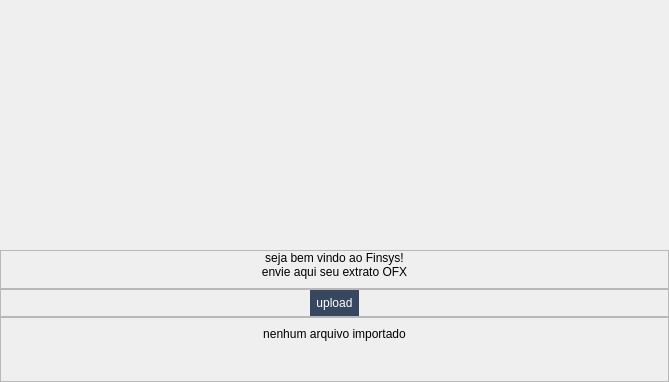
        <widget class="QWidget" name="pageInicio">
         <layout class="QVBoxLayout" name="verticalLayout_3" stretch="1">
          <property name="leftMargin">
           <number>0</number>
          </property>
          <property name="topMargin">
           <number>0</number>
          </property>
          <property name="rightMargin">
           <number>0</number>
          </property>
          <property name="bottomMargin">
           <number>0</number>
          </property>
          <item>
           <layout class="QVBoxLayout" name="verticalLayout_26" stretch="0,0,0,0">
            <property name="spacing">
             <number>0</number>
            </property>
            <item>
             <spacer name="verticalSpacer_3">
              <property name="orientation">
               <enum>Qt::Orientation::Vertical</enum>
              </property>
              <property name="sizeType">
               <enum>QSizePolicy::Policy::Expanding</enum>
              </property>
              <property name="sizeHint" stdset="0">
               <size>
                <width>20</width>
                <height>250</height>
               </size>
              </property>
             </spacer>
            </item>
            <item>
             <widget class="QFrame" name="frameBemVindo">
              <property name="frameShape">
               <enum>QFrame::Shape::StyledPanel</enum>
              </property>
              <property name="frameShadow">
               <enum>QFrame::Shadow::Raised</enum>
              </property>
              <layout class="QVBoxLayout" name="verticalLayout_27">
               <property name="spacing">
                <number>0</number>
               </property>
               <property name="topMargin">
                <number>0</number>
               </property>
               <item>
                <widget class="QLabel" name="tit_sejabem_home">
                 <property name="styleSheet">
                  <string notr="true">font: 700 26pt &quot;Montserrat&quot;;</string>
                 </property>
                 <property name="text">
                  <string>seja bem vindo ao Finsys!</string>
                 </property>
                 <property name="alignment">
                  <set>Qt::AlignmentFlag::AlignBottom|Qt::AlignmentFlag::AlignHCenter</set>
                 </property>
                </widget>
               </item>
               <item>
                <widget class="QLabel" name="tit_envie_home">
                 <property name="styleSheet">
                  <string notr="true">font: 500 12pt &quot;Montserrat&quot;;</string>
                 </property>
                 <property name="text">
                  <string>envie aqui seu extrato OFX</string>
                 </property>
                 <property name="alignment">
                  <set>Qt::AlignmentFlag::AlignBottom|Qt::AlignmentFlag::AlignHCenter</set>
                 </property>
                </widget>
               </item>
              </layout>
             </widget>
            </item>
            <item>
             <widget class="QFrame" name="frameBtn_home">
              <property name="frameShape">
               <enum>QFrame::Shape::StyledPanel</enum>
              </property>
              <property name="frameShadow">
               <enum>QFrame::Shadow::Raised</enum>
              </property>
              <layout class="QHBoxLayout" name="horizontalLayout_6">
               <property name="topMargin">
                <number>0</number>
               </property>
               <property name="bottomMargin">
                <number>0</number>
               </property>
               <item>
                <spacer name="horizontalSpacer">
                 <property name="orientation">
                  <enum>Qt::Orientation::Horizontal</enum>
                 </property>
                 <property name="sizeType">
                  <enum>QSizePolicy::Policy::Maximum</enum>
                 </property>
                 <property name="sizeHint" stdset="0">
                  <size>
                   <width>300</width>
                   <height>20</height>
                  </size>
                 </property>
                </spacer>
               </item>
               <item>
                <widget class="QPushButton" name="btn_upload_home">
                 <property name="maximumSize">
                  <size>
                   <width>500</width>
                   <height>16777215</height>
                  </size>
                 </property>
                 <property name="cursor">
                  <cursorShape>PointingHandCursor</cursorShape>
                 </property>
                 <property name="styleSheet">
                  <string notr="true">QPushButton {
	font: 700 18pt &quot;Montserrat&quot;;
    outline: none;
	background-color: rgb(54, 71, 95);
    color: white;
    border: none;
    padding: 6px;
    text-align: center;
    border-radius: 20px;
}

QPushButton:hover {
    background-color: #374151;
}</string>
                 </property>
                 <property name="text">
                  <string>upload</string>
                 </property>
                 <property name="icon">
                  <iconset resource="../recursos.qrc">
                   <normaloff>:/assets/upload.svg</normaloff>:/assets/upload.svg</iconset>
                 </property>
                 <property name="iconSize">
                  <size>
                   <width>20</width>
                   <height>20</height>
                  </size>
                 </property>
                </widget>
               </item>
               <item>
                <spacer name="horizontalSpacer_2">
                 <property name="orientation">
                  <enum>Qt::Orientation::Horizontal</enum>
                 </property>
                 <property name="sizeType">
                  <enum>QSizePolicy::Policy::Maximum</enum>
                 </property>
                 <property name="sizeHint" stdset="0">
                  <size>
                   <width>300</width>
                   <height>20</height>
                  </size>
                 </property>
                </spacer>
               </item>
              </layout>
             </widget>
            </item>
            <item>
             <widget class="QFrame" name="frameStatus_home">
              <property name="frameShape">
               <enum>QFrame::Shape::StyledPanel</enum>
              </property>
              <property name="frameShadow">
               <enum>QFrame::Shadow::Raised</enum>
              </property>
              <layout class="QVBoxLayout" name="verticalLayout_29">
               <property name="spacing">
                <number>0</number>
               </property>
               <property name="bottomMargin">
                <number>0</number>
               </property>
               <item>
                <widget class="QLabel" name="statusHome">
                 <property name="styleSheet">
                  <string notr="true">font: 500 12pt &quot;Montserrat&quot;;</string>
                 </property>
                 <property name="text">
                  <string>nenhum arquivo importado</string>
                 </property>
                 <property name="alignment">
                  <set>Qt::AlignmentFlag::AlignHCenter|Qt::AlignmentFlag::AlignTop</set>
                 </property>
                </widget>
               </item>
               <item>
                <spacer name="verticalSpacer_4">
                 <property name="orientation">
                  <enum>Qt::Orientation::Vertical</enum>
                 </property>
                 <property name="sizeHint" stdset="0">
                  <size>
                   <width>20</width>
                   <height>40</height>
                  </size>
                 </property>
                </spacer>
               </item>
              </layout>
             </widget>
            </item>
           </layout>
          </item>
         </layout>
        </widget>
